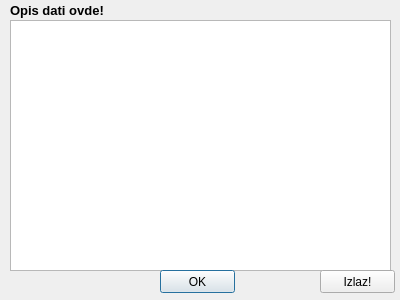
<?xml version="1.0" encoding="UTF-8"?>
<ui version="4.0">
 <class>Dialog</class>
 <widget class="QDialog" name="Dialog">
  <property name="geometry">
   <rect>
    <x>0</x>
    <y>0</y>
    <width>400</width>
    <height>300</height>
   </rect>
  </property>
  <property name="windowTitle">
   <string>Dialog</string>
  </property>
  <widget class="QLabel" name="label_2">
   <property name="geometry">
    <rect>
     <x>10</x>
     <y>0</y>
     <width>261</width>
     <height>21</height>
    </rect>
   </property>
   <property name="font">
    <font>
     <pointsize>10</pointsize>
     <weight>75</weight>
     <bold>true</bold>
    </font>
   </property>
   <property name="text">
    <string>Opis dati ovde!</string>
   </property>
  </widget>
  <widget class="QPlainTextEdit" name="manifestDialogText">
   <property name="geometry">
    <rect>
     <x>10</x>
     <y>20</y>
     <width>381</width>
     <height>251</height>
    </rect>
   </property>
  </widget>
  <widget class="QPushButton" name="manifestOKButton">
   <property name="geometry">
    <rect>
     <x>160</x>
     <y>270</y>
     <width>75</width>
     <height>23</height>
    </rect>
   </property>
   <property name="text">
    <string>OK</string>
   </property>
  </widget>
  <widget class="QPushButton" name="pushButton">
   <property name="geometry">
    <rect>
     <x>320</x>
     <y>270</y>
     <width>75</width>
     <height>23</height>
    </rect>
   </property>
   <property name="text">
    <string>Izlaz!</string>
   </property>
  </widget>
 </widget>
 <resources/>
 <connections/>
</ui>
